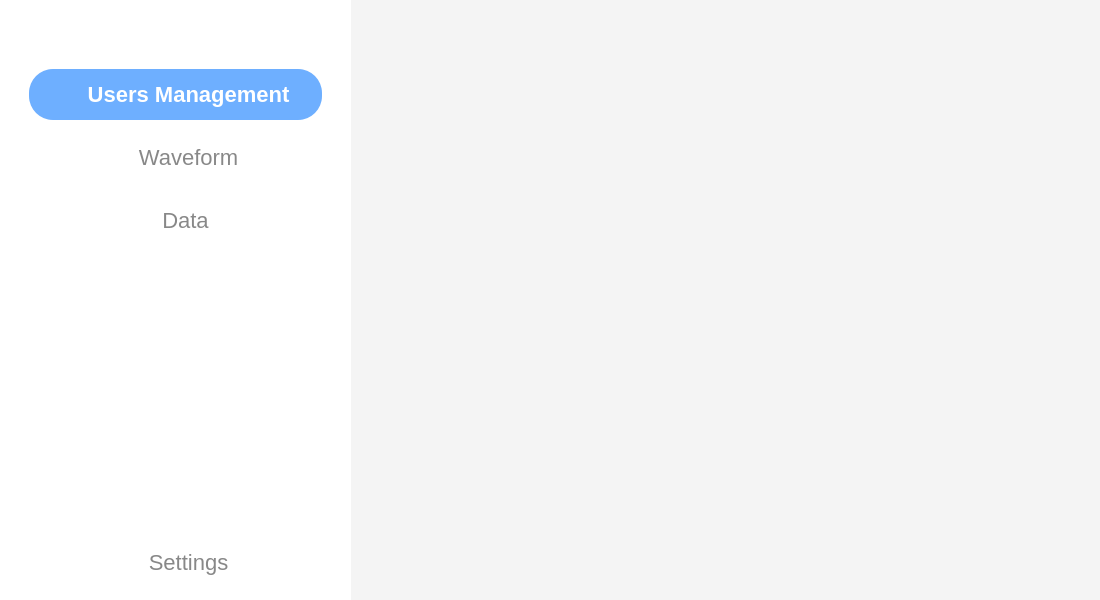
<?xml version="1.0" encoding="UTF-8"?>
<ui version="4.0">
 <class>MainWindow</class>
 <widget class="QMainWindow" name="MainWindow">
  <property name="geometry">
   <rect>
    <x>0</x>
    <y>0</y>
    <width>1100</width>
    <height>600</height>
   </rect>
  </property>
  <property name="minimumSize">
   <size>
    <width>900</width>
    <height>575</height>
   </size>
  </property>
  <property name="windowTitle">
   <string>Smart Community Medical Data Management End</string>
  </property>
  <property name="styleSheet">
   <string notr="true"/>
  </property>
  <widget class="QWidget" name="centralwidget">
   <property name="styleSheet">
    <string notr="true"/>
   </property>
   <layout class="QGridLayout" name="gridLayout_2">
    <property name="leftMargin">
     <number>0</number>
    </property>
    <property name="topMargin">
     <number>0</number>
    </property>
    <property name="rightMargin">
     <number>0</number>
    </property>
    <property name="bottomMargin">
     <number>0</number>
    </property>
    <property name="spacing">
     <number>0</number>
    </property>
    <item row="0" column="0">
     <widget class="QWidget" name="sideBar" native="true">
      <property name="styleSheet">
       <string notr="true">QWidget{
	background-color: white;
}</string>
      </property>
      <layout class="QVBoxLayout" name="verticalLayout">
       <item>
        <widget class="QWidget" name="topSizedBox" native="true">
         <property name="minimumSize">
          <size>
           <width>0</width>
           <height>10</height>
          </size>
         </property>
        </widget>
       </item>
       <item>
        <widget class="QLabel" name="labelCurrentUsername">
         <property name="styleSheet">
          <string notr="true">font: 22px;    
font-weight: 600;
margin: 2.5 30 7 30;
color:rgb(255, 205, 80);</string>
         </property>
         <property name="text">
          <string/>
         </property>
        </widget>
       </item>
       <item>
        <widget class="QToolButton" name="btnUsersManagement">
         <property name="minimumSize">
          <size>
           <width>0</width>
           <height>0</height>
          </size>
         </property>
         <property name="cursor">
          <cursorShape>PointingHandCursor</cursorShape>
         </property>
         <property name="styleSheet">
          <string notr="true">QToolButton {
    font: 22px;    
    font-weight: 450;
    background : white;
    color: #888888;
    border: 0px solid #9c9c9c;
    border-radius: 24px;
    padding: 0 0 0 20;
    spacing: 100px;
	height:48;
	width:270;
	margin: 2.5 20 2.5 20;
	background:center no-repeat;
}
/*-------- 选中之后的样式 --------*/
QToolButton:hover {
    background-color: rgba(110, 175, 255,128);
    color: white;
}

QToolButton:checked {
    background-color: rgb(110, 175, 255);
	font-weight: 500;
    color: white;
}</string>
         </property>
         <property name="text">
          <string> Users Management</string>
         </property>
         <property name="icon">
          <iconset resource="resources.qrc">
           <normaloff>:/icons/permission.svg</normaloff>:/icons/permission.svg</iconset>
         </property>
         <property name="iconSize">
          <size>
           <width>35</width>
           <height>30</height>
          </size>
         </property>
         <property name="checkable">
          <bool>true</bool>
         </property>
         <property name="checked">
          <bool>true</bool>
         </property>
         <property name="autoExclusive">
          <bool>true</bool>
         </property>
         <property name="toolButtonStyle">
          <enum>Qt::ToolButtonTextBesideIcon</enum>
         </property>
        </widget>
       </item>
       <item>
        <widget class="QToolButton" name="btnWaveform">
         <property name="enabled">
          <bool>true</bool>
         </property>
         <property name="cursor">
          <cursorShape>PointingHandCursor</cursorShape>
         </property>
         <property name="styleSheet">
          <string notr="true">QToolButton {
    font: 22px;    
    font-weight: 450;
    background : white;
    color: #888888;
    border: 0px solid #9c9c9c;
    border-radius: 24px;
    padding: 0 0 0 20;
    spacing: 100px;
	height:48;
	width:270;
	margin: 2.5 20 2.5 20;
	background:center no-repeat;
}
QToolButton:hover {
    background-color: rgba(110, 175, 255,128);
    color: white;
}
QToolButton:checked {
    background-color: rgb(110, 175, 255);
	font-weight: 500;
    color: white;
}</string>
         </property>
         <property name="text">
          <string> Waveform</string>
         </property>
         <property name="icon">
          <iconset resource="resources.qrc">
           <normaloff>:/icons/waveform.svg</normaloff>:/icons/waveform.svg</iconset>
         </property>
         <property name="iconSize">
          <size>
           <width>35</width>
           <height>30</height>
          </size>
         </property>
         <property name="checkable">
          <bool>true</bool>
         </property>
         <property name="checked">
          <bool>false</bool>
         </property>
         <property name="autoExclusive">
          <bool>true</bool>
         </property>
         <property name="toolButtonStyle">
          <enum>Qt::ToolButtonTextBesideIcon</enum>
         </property>
        </widget>
       </item>
       <item>
        <widget class="QToolButton" name="btnData">
         <property name="minimumSize">
          <size>
           <width>0</width>
           <height>0</height>
          </size>
         </property>
         <property name="cursor">
          <cursorShape>PointingHandCursor</cursorShape>
         </property>
         <property name="styleSheet">
          <string notr="true">QToolButton {
    font: 22px;    
    font-weight: 450;
    background : white;
    color: #888888;
    border: 0px solid #9c9c9c;
    border-radius: 24px;
    padding: 0 0 0 20;
    spacing: 100px;
	height:48;
	width:270;
	margin: 2.5 20 2.5 20;
	background:center no-repeat;
}
QToolButton:hover {
    background-color: rgba(110, 175, 255,128);
    color: white;
}

QToolButton:checked {
    background-color: rgb(110, 175, 255);
	font-weight: 500;
    color: white;
}</string>
         </property>
         <property name="text">
          <string> Data </string>
         </property>
         <property name="icon">
          <iconset resource="resources.qrc">
           <normaloff>:/icons/data.svg</normaloff>:/icons/data.svg</iconset>
         </property>
         <property name="iconSize">
          <size>
           <width>35</width>
           <height>30</height>
          </size>
         </property>
         <property name="checkable">
          <bool>true</bool>
         </property>
         <property name="checked">
          <bool>false</bool>
         </property>
         <property name="autoExclusive">
          <bool>true</bool>
         </property>
         <property name="toolButtonStyle">
          <enum>Qt::ToolButtonTextBesideIcon</enum>
         </property>
        </widget>
       </item>
       <item>
        <widget class="QWidget" name="MiddleTopSizedBox" native="true">
         <property name="minimumSize">
          <size>
           <width>0</width>
           <height>2</height>
          </size>
         </property>
        </widget>
       </item>
       <item>
        <spacer name="verticalSpacer">
         <property name="orientation">
          <enum>Qt::Vertical</enum>
         </property>
         <property name="sizeHint" stdset="0">
          <size>
           <width>20</width>
           <height>288</height>
          </size>
         </property>
        </spacer>
       </item>
       <item>
        <widget class="QWidget" name="MiddleBottomSizedBox" native="true">
         <property name="minimumSize">
          <size>
           <width>0</width>
           <height>2</height>
          </size>
         </property>
        </widget>
       </item>
       <item>
        <widget class="QLabel" name="labelWelcome">
         <property name="styleSheet">
          <string notr="true">font-size:22px;
font-weight: 600;
margin: 2.5 30 2.5 30;
color: rgb(110, 175, 255);</string>
         </property>
         <property name="text">
          <string/>
         </property>
        </widget>
       </item>
       <item>
        <widget class="QToolButton" name="btnSettings">
         <property name="minimumSize">
          <size>
           <width>0</width>
           <height>0</height>
          </size>
         </property>
         <property name="cursor">
          <cursorShape>PointingHandCursor</cursorShape>
         </property>
         <property name="styleSheet">
          <string notr="true">QToolButton {
    font: 22px;    
    font-weight: 450;
    background : white;
    color: #888888;
    border: 0px solid #9c9c9c;
    border-radius: 24px;
    padding: 0 0 0 20;
    spacing: 100px;
	height:48;
	width:270;
	margin: 2.5 20 2.5 20;
	background:center no-repeat;
}
/*-------- 选中之后的样式 --------*/
QToolButton:hover {
    background-color: rgba(207, 207, 207,128);
}

QToolButton:checked {
    background-color: rgb(207,207, 207);
	font-weight: 500;
}</string>
         </property>
         <property name="text">
          <string> Settings</string>
         </property>
         <property name="icon">
          <iconset resource="resources.qrc">
           <normaloff>:/icons/settings.svg</normaloff>:/icons/settings.svg</iconset>
         </property>
         <property name="iconSize">
          <size>
           <width>35</width>
           <height>30</height>
          </size>
         </property>
         <property name="checkable">
          <bool>true</bool>
         </property>
         <property name="autoExclusive">
          <bool>true</bool>
         </property>
         <property name="toolButtonStyle">
          <enum>Qt::ToolButtonTextBesideIcon</enum>
         </property>
        </widget>
       </item>
      </layout>
     </widget>
    </item>
    <item row="0" column="1">
     <widget class="QStackedWidget" name="stackedWidget">
      <property name="enabled">
       <bool>true</bool>
      </property>
      <property name="styleSheet">
       <string notr="true">background-color:rgb(244,244,244);
padding: 10 10 10 10;</string>
      </property>
     </widget>
    </item>
   </layout>
  </widget>
  <widget class="QMenuBar" name="menubar">
   <property name="geometry">
    <rect>
     <x>0</x>
     <y>0</y>
     <width>1100</width>
     <height>24</height>
    </rect>
   </property>
  </widget>
 </widget>
 <resources>
  <include location="resources.qrc"/>
 </resources>
 <connections/>
</ui>
